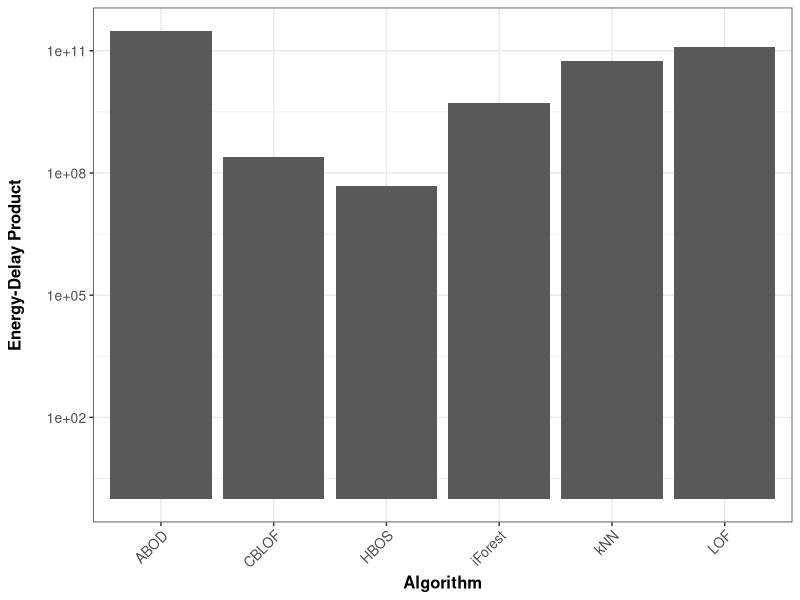
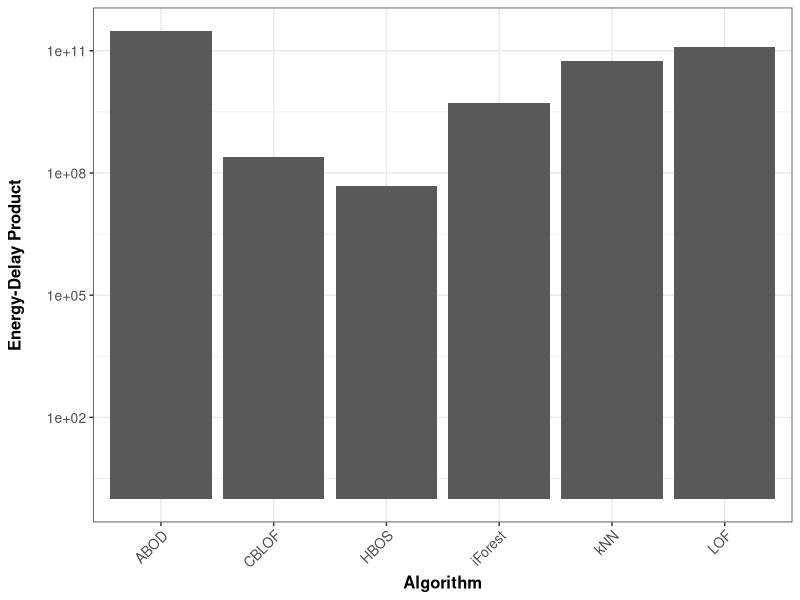

Write the R code that produced these figures, in order.
## ---- chunk 1
library(dplyr)
library(ggplot2)
dataset <- read.delim("dataset.csv", sep = ",", dec = ",")
dataset
## ---- chunk 2

dataset %>% select(Algorithm, EDP) %>% ggplot(aes(x = Algorithm, y = EDP)) + geom_bar(stat = "identity") +
theme_bw() +
theme(axis.text.x = element_text(size = 10, angle = 45, hjust = 1),
axis.text.y = element_text(size = 10),
axis.title.x = element_text(size = 12, face = "bold"),
axis.title.y = element_text(size = 12, face = "bold")) +
labs(x = "Algorithm", y = "Energy-Delay Product\n") +
scale_y_log10()
ggsave("edp.pdf")
